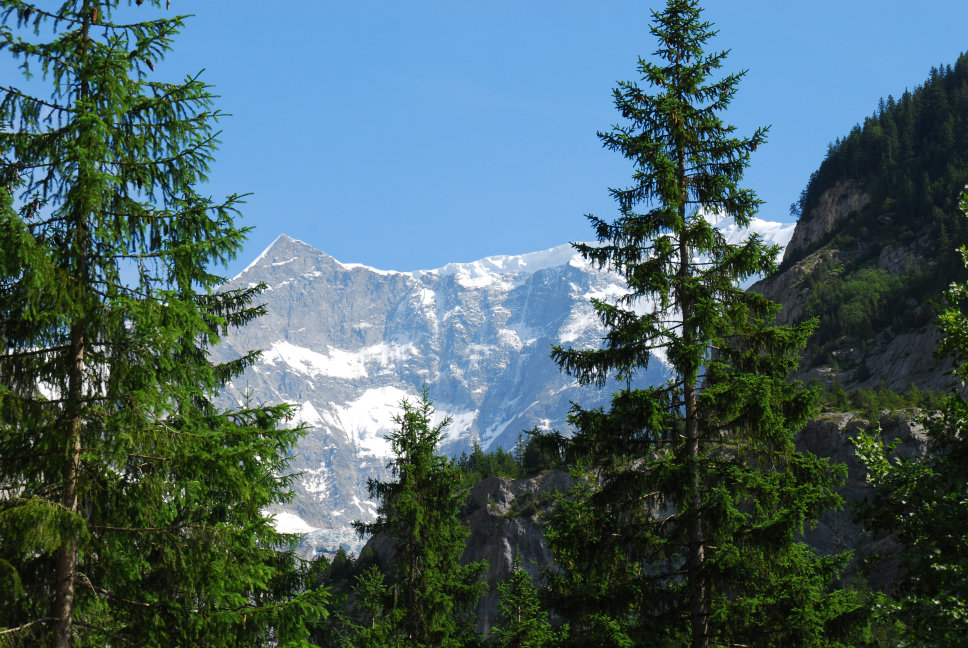
#> input picture pretty_photo.jpg, 3872 x 2592 px (shown at 1/4 size)
$ python -i image_transforms.py   (imports and definitions only)   (Python 2 division)   (older library calls are emulated)
#> lines starting #> are read from the running program, lines starting #| are printed output that depends on the picture
#> further down, picture is the input picture: PIL image 3872x2592 RGB; mean R, G, B 74.3, 100.6, 106.2
"""Transformations on images"""
from numpy import random
from numpy import array
from PIL import Image
from PIL import ImageDraw
from PIL import ImageOps

# [45 lines left out: functions tileify, calculate_random_location, not called in this run]

def filmify_image(image_data):
    """
    Makes the image look like 35mm film
    Inputs:
        PIL Image
    Returns:
        Modified image data
    """
    print 'Filming'
    # Size of photo in side the film
    film_size = (400, 300)
    border_size = 30
    film_hole_size = (8, 10)

    filmed_image = modify_photo(image_data, film_size)
    filmed_image = add_film_border(filmed_image, film_size, border_size)

    # Center strip in the border space
    strip_upper_offset = int(round((border_size - film_hole_size[1])/2))
    strip_lower_offset = film_size[1] + border_size + strip_upper_offset
    # Bring strip in towards the photo
    offset = int(round(film_hole_size[1]/2))
    strip_upper_offset = strip_upper_offset + offset
    strip_lower_offset = strip_lower_offset - offset

    place_film_strip(
        filmed_image,
        strip_upper_offset,
        strip_lower_offset,
        film_hole_size
    )

    return filmed_image

def add_film_border(image_data, film_size, border_size):
    """
    Creates a black border around the image
    Inputs
        image_data - image to be manipulated
        film_size - size of the internal picture
        border_size - how wide you want the border on the top and bottom to be
    Output
        image with border
    """
    image_data = ImageOps.expand(
        image_data,
        border=border_size,
        fill='black'
    )
    # Crop to cut half of border from right and left of image
    crop_box = (
        int(round(border_size/2)),
        0,
        film_size[0] + int(round(border_size * 1.5)),
        film_size[1] + border_size * 2
    )
    image_data = image_data.crop(crop_box)
    return image_data

def place_film_strip(image_data, y_offset_upper, y_offset_lower, film_hole_size):
    """
    Create strip of film_holes at y_offset
    """
    hole_distance = 15
    left_film_buffer = 2
    for x_offset in range(left_film_buffer, image_data.size[0], hole_distance):
        place_film_hole(image_data, (x_offset, y_offset_upper), film_hole_size)
        place_film_hole(image_data, (x_offset, y_offset_lower), film_hole_size)

def place_film_hole(image_data, offset, film_hole_size):
    """
    Puts film hole at offset into the image provided
    Inputs:
        image_data - image file to have film hole pasted
        offset - 2 tuple with x and y of the top left corner of film hole
        film_hole_size - size of the rectangle to be made
    Outputs
        Original image with rectangle in location based on the offset
    """
    corner_radius = 2
    film_hole_color = 'white'
    film_hole = round_rectangle(film_hole_size, corner_radius, film_hole_color)
    image_data.paste(film_hole, offset)

def round_corner(radius, fill):
    """
    Draw a round corner
    This code came from http://nadiana.com/pil-tutorial-basic-advanced-drawing
    """
    corner = Image.new('RGBA', (radius, radius), (0, 0, 0, 0))
    draw = ImageDraw.Draw(corner)
    draw.pieslice((0, 0, radius * 2, radius * 2), 180, 270, fill=fill)
    return corner

def round_rectangle(size, radius, fill):
    """
    Draw a rounded rectangle
    This code came from http://nadiana.com/pil-tutorial-basic-advanced-drawing
    """
    width, height = size
    rectangle = Image.new('RGBA', size, fill)
    corner = round_corner(radius, fill)
    rectangle.paste(corner, (0, 0))
    # Rotate the corner and paste it
    rectangle.paste(corner.rotate(90), (0, height - radius))
    rectangle.paste(corner.rotate(180), (width - radius, height - radius))
    rectangle.paste(corner.rotate(270), (width - radius, 0))
    return rectangle

def modify_photo(image_data, film_size):
    """
    Make the image grayscale and invert the colors
    All manipulations for the original photo go here
    """
#> called with film_size = (400, 300)
    modified_image = ImageOps.grayscale(image_data)
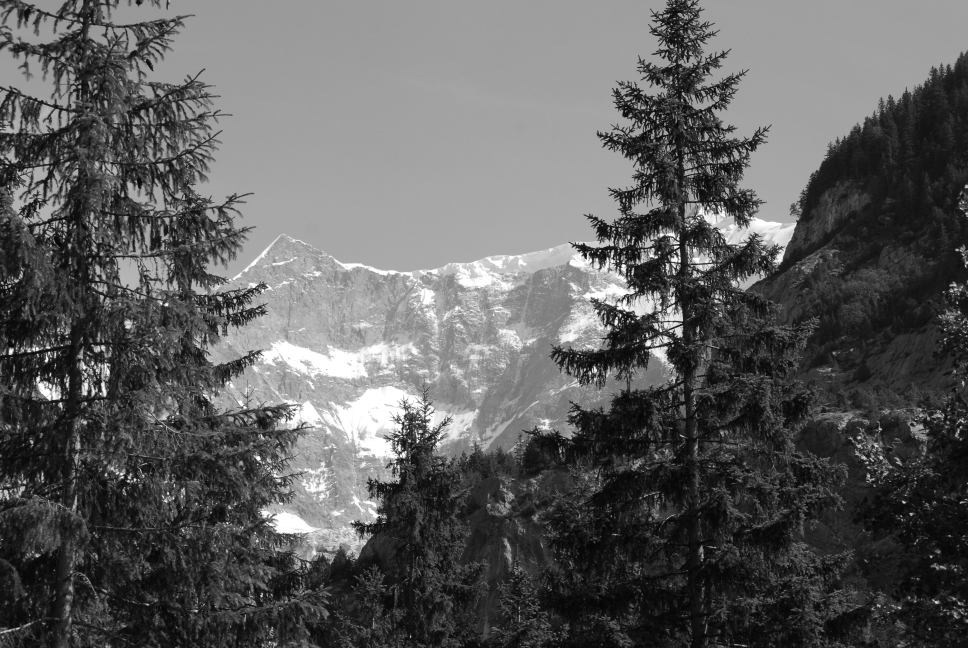
#> modified_image: PIL image 3872x2592 L (shown at 1/4 size); min 1, max 255, mean 93.4
    # Image.ANTIALIAS is best for down sizing
    modified_image = modified_image.resize(film_size, Image.ANTIALIAS)
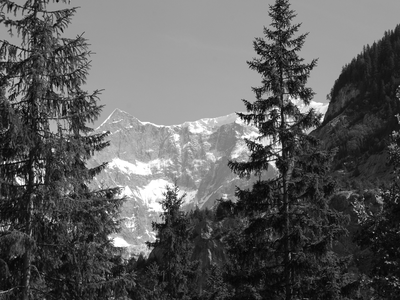
#> modified_image: PIL image 400x300 L; min 0, max 255, mean 93.4
    modified_image = ImageOps.invert(modified_image)
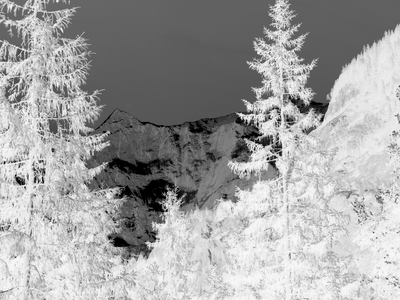
#> modified_image: PIL image 400x300 L; min 0, max 255, mean 161.6
    modified_image = ImageOps.flip(modified_image)
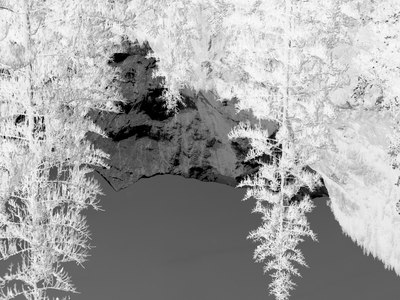
#> modified_image: PIL image 400x300 L; min 0, max 255, mean 161.6
    return modified_image

>>> from PIL import Image
>>> picture = Image.open('pretty_photo.jpg')
>>> result = filmify_image(picture)
#> in add_film_border, `image_data = ImageOps.expand( image_data, border=border_size, fill='bl..`:
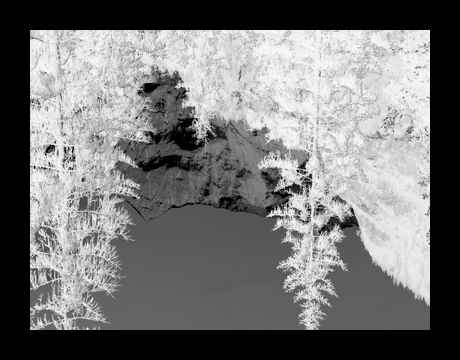
#> image_data: PIL image 460x360 L; min 0, max 255, mean 117.1
#> in add_film_border, `image_data = image_data.crop(crop_box)`:
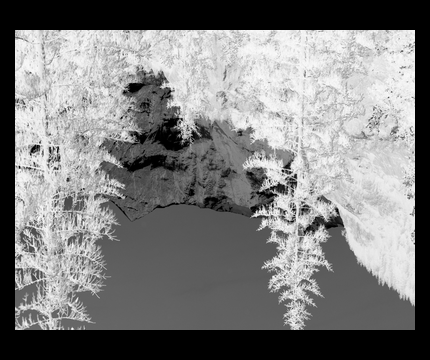
#> image_data: PIL image 430x360 L; min 0, max 255, mean 125.3
#> after the loop in place_film_strip, `for x_offset in range(left_film_buffer, image_data.size[0], hole_dista..`:
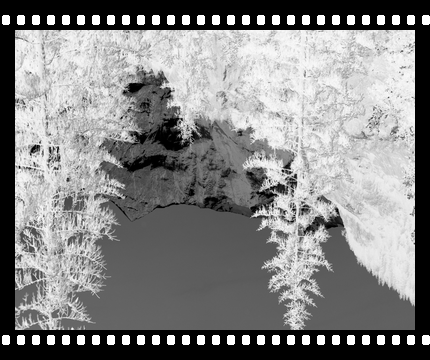
#> image_data: PIL image 430x360 L; min 0, max 255, mean 132.5
